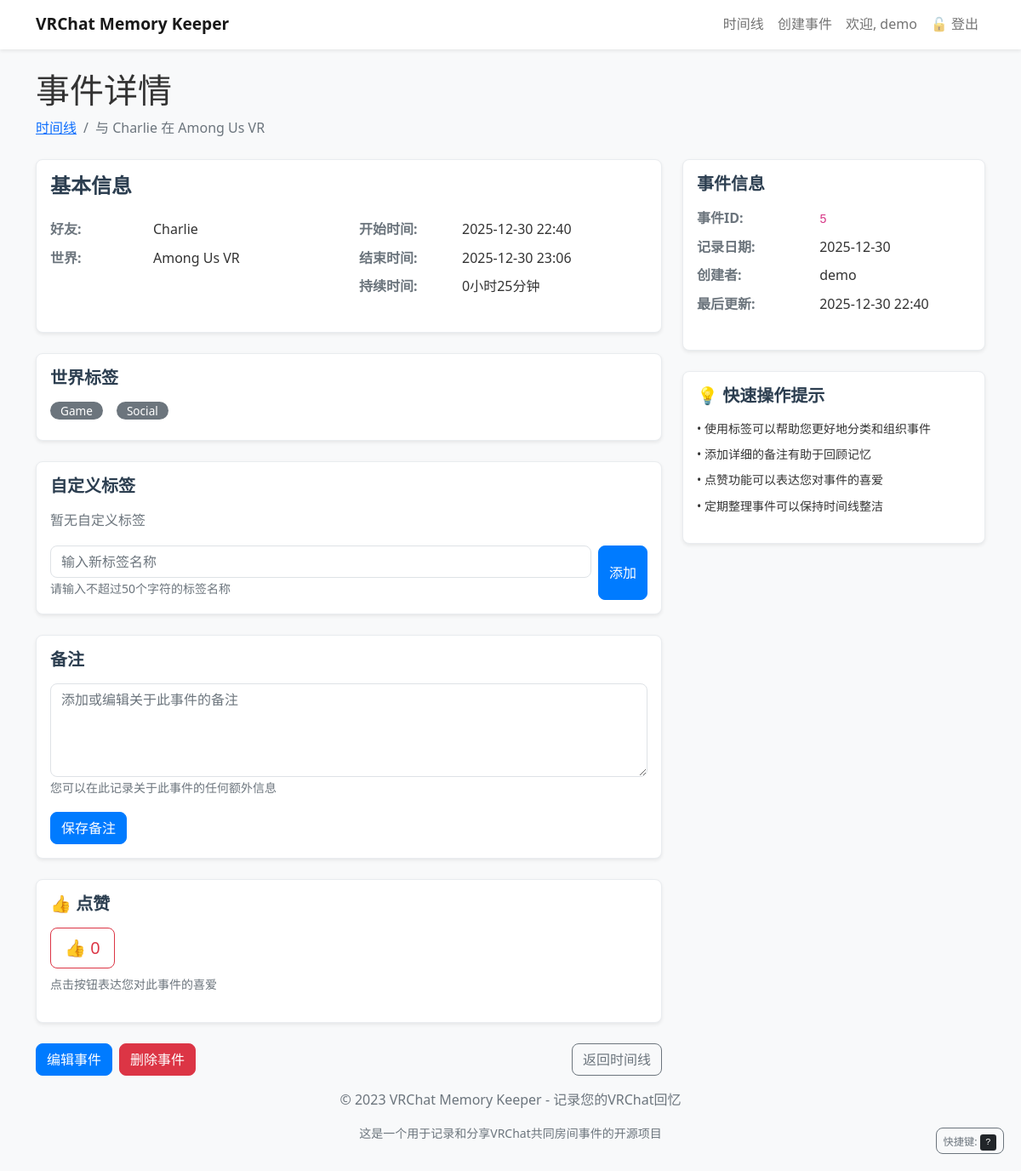
The page /event/5 (signed in) on the database as committed earlier.
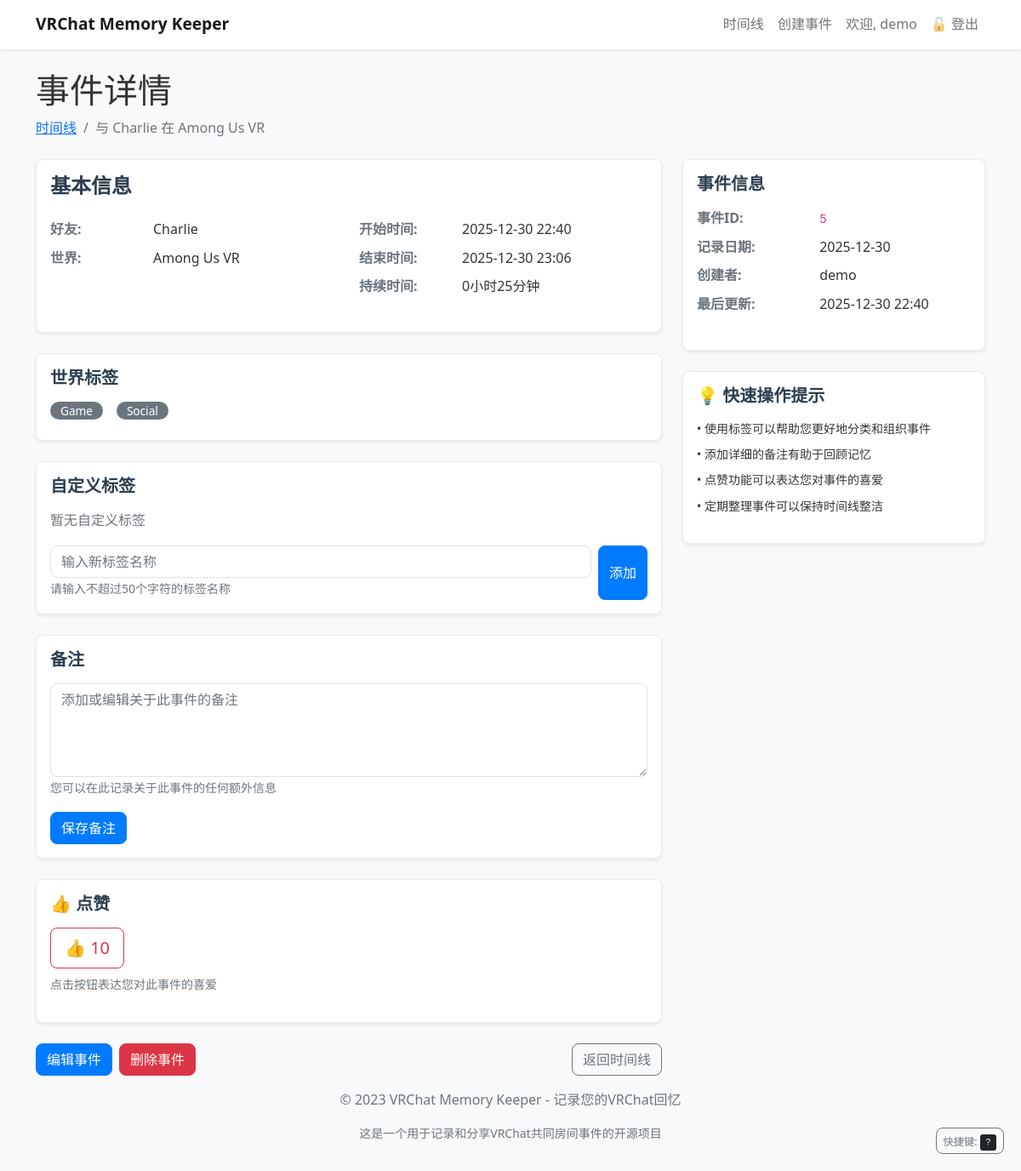
The same page on the database as committed later.
### app.py (models this page shows)
class User(UserMixin, db.Model):
    id = db.Column(db.Integer, primary_key=True)
    username = db.Column(db.String(80), unique=True, nullable=False)
    password_hash = db.Column(db.String(120), nullable=False)
    events = db.relationship('SharedEvent', backref='user', lazy=True)

class SharedEvent(db.Model):
    id = db.Column(db.Integer, primary_key=True)
    user_id = db.Column(db.Integer, db.ForeignKey('user.id'), nullable=False)
    world_id = db.Column(db.Integer, db.ForeignKey('world.id'), nullable=False)
    friend_name = db.Column(db.String(80), nullable=False)
    start_time = db.Column(db.DateTime, nullable=False)
    end_time = db.Column(db.DateTime)
    duration = db.Column(db.Integer)  # 持续时间（秒）
    notes = db.Column(db.Text, nullable=True)  # 事件备注
    likes = db.Column(db.Integer, default=0)  # 点赞数
    custom_tags = db.relationship(
        'EventTag',
        backref='event',
        lazy=True,  # 懒加载
        cascade='all, delete-orphan'  # 级联删除
    )

class World(db.Model):
    id = db.Column(db.Integer, primary_key=True)
    world_name = db.Column(db.String(200), nullable=False)
    world_id = db.Column(db.String(100), unique=True)
    tags = db.Column(db.Text)  # 以逗号分隔的标签字符串
    events = db.relationship('SharedEvent', backref='world', lazy=True)

### app.py (the view)
@app.route('/event/<int:event_id>')
@login_required
def event_detail(event_id):
    event = SharedEvent.query.get_or_404(event_id)
    return render_template('event_detail.html', event=event)

### app.py (called while the page is built)
@login_manager.user_loader
def load_user(user_id):
    return User.query.get(int(user_id))

@app.before_request
def before_request():
    global _db_initialized
    if not _db_initialized:
        init_db()
        _db_initialized = True

### templates/event_detail.html (shortened to what this page needs)
{% extends 'base.html' %}
{% block content %}
    <article class="event-detail" role="article" aria-label="事件详情">
        <header class="page-header mb-4" role="banner">
            <h1 class="mb-2">事件详情</h1>
            <nav aria-label="面包屑导航" class="breadcrumb-nav">
                <ol class="breadcrumb">
                    <li class="breadcrumb-item"><a href="{{ url_for('index') }}">时间线</a></li>
                    <li class="breadcrumb-item active" aria-current="page">
                        与 {{ event.friend_name }} 在 {{ event.world.world_name }}
                    </li>
                </ol>
            </nav>
        </header>
        <div class="row">
            <div class="col-lg-8">
                <section class="card shadow-sm mb-4" role="region" aria-labelledby="basic-info-heading">
                    <div class="card-body">
                        <h2 id="basic-info-heading" class="card-title h4 mb-4">基本信息</h2>
                        <div class="row">
                            <div class="col-md-6">
                                <dl class="row">
                                    <dt class="col-sm-4 text-muted">好友:</dt>
                                    <dd class="col-sm-8">{{ event.friend_name }}</dd>
                                    <dt class="col-sm-4 text-muted">世界:</dt>
                                    <dd class="col-sm-8">{{ event.world.world_name }}</dd>
                                </dl>
                            </div>
                            <div class="col-md-6">
                                <dl class="row">
                                    <dt class="col-sm-4 text-muted">开始时间:</dt>
                                    <dd class="col-sm-8">
                                        <time datetime="{{ event.start_time.isoformat() }}">
                                            {{ event.start_time.strftime('%Y-%m-%d %H:%M') }}
                                        </time>
                                    </dd>
                                    <dt class="col-sm-4 text-muted">结束时间:</dt>
                                    <dd class="col-sm-8">
                                        <time datetime="{{ event.end_time.isoformat() }}">
                                            {{ event.end_time.strftime('%Y-%m-%d %H:%M') }}
                                        </time>
                                    </dd>
                                    <dt class="col-sm-4 text-muted">持续时间:</dt>
                                    <dd class="col-sm-8">
                                        {{ (event.duration // 3600) }}小时{{ (event.duration % 3600) // 60 }}分钟
                                    </dd>
                                </dl>
                            </div>
                        </div>
                    </div>
                </section>
                <section class="card shadow-sm mb-4" role="region" aria-labelledby="world-tags-heading">
                    <div class="card-body">
                        <h2 id="world-tags-heading" class="card-title h5 mb-3">世界标签</h2>
                        <div class="d-flex flex-wrap gap-2" role="list" aria-label="世界标签列表">
                            {% if event.world.tags %}
                                {% for tag in event.world.tags.split(',') %}
                                    <span class="badge bg-secondary tag" role="listitem"
                                          aria-label="世界标签：{{ tag.strip() }}">
                                        {{ tag.strip() }}
                                    </span>
                                {% endfor %}
                            {% else %}
                                <span class="text-muted" aria-live="polite">暂无世界标签</span>
                            {% endif %}
                        </div>
                    </div>
                </section>
                <section class="card shadow-sm mb-4" role="region" aria-labelledby="custom-tags-heading">
                    <div class="card-body">
                        <h2 id="custom-tags-heading" class="card-title h5 mb-3">自定义标签</h2>
                        <div class="d-flex flex-wrap gap-2 mb-3" role="list" aria-label="自定义标签列表">
                            {% if event.custom_tags %}
                                {% for tag in event.custom_tags %}
                                    <span class="badge bg-primary tag" role="listitem"
                                          aria-label="自定义标签：{{ tag.tag_name }}">
                                        {{ tag.tag_name }}
                                    </span>
                                {% endfor %}
                            {% else %}
                                <span class="text-muted" aria-live="polite">暂无自定义标签</span>
                            {% endif %}
                        </div>
                        <form method="POST" action="{{ url_for('add_tag', event_id=event.id) }}"
                              class="d-flex gap-2" role="form" aria-label="添加自定义标签">
                            <div class="flex-grow-1">
                                <input type="text" id="tag-input" name="tag_name"
                                       class="form-control"
                                       placeholder="输入新标签名称"
                                       aria-describedby="tag-help"
                                       maxlength="50"
                                       autocomplete="off">
                                <small id="tag-help" class="form-text text-muted">
                                    请输入不超过50个字符的标签名称
                                </small>
                            </div>
                            <button type="submit" class="btn btn-primary" aria-label="添加标签">
                                添加
                            </button>
                        </form>
                    </div>
                </section>
                <section class="card shadow-sm mb-4" role="region" aria-labelledby="notes-heading">
                    <div class="card-body">
                        <h2 id="notes-heading" class="card-title h5 mb-3">备注</h2>
                        <form method="POST" action="{{ url_for('update_notes', event_id=event.id) }}"
                              role="form" aria-label="编辑备注">
                            <div class="mb-3">
                                <textarea id="notes-textarea" name="notes" rows="4"
                                          class="form-control"
                                          placeholder="添加或编辑关于此事件的备注"
                                          aria-describedby="notes-help"
                                          autocomplete="off">{{ event.notes or '' }}</textarea>
                                <small id="notes-help" class="form-text text-muted">
                                    您可以在此记录关于此事件的任何额外信息
                                </small>
                            </div>
                            <button type="submit" class="btn btn-primary" aria-label="保存备注">
                                保存备注
                            </button>
                        </form>
                    </div>
                </section>
                <section class="card shadow-sm mb-4" role="region" aria-labelledby="likes-heading">
                    <div class="card-body">
                        <h2 id="likes-heading" class="card-title h5 mb-3">👍 点赞</h2>
                        <button class="like-btn btn btn-outline-danger btn-lg"
                                data-event-id="{{ event.id }}"
                                aria-label="为事件点赞，当前点赞数：{{ event.likes or 0 }}"
                                aria-live="polite">
                            👍 <span class="like-count">{{ event.likes or 0 }}</span>
                        </button>
                        <p class="text-muted mt-2 small">
                            点击按钮表达您对此事件的喜爱
                        </p>
                    </div>
                </section>
                <section class="event-actions mt-4" role="region" aria-labelledby="actions-heading">
                    <div class="d-flex gap-2" role="toolbar" aria-label="事件操作工具栏">
                        <a href="{{ url_for('edit_event', event_id=event.id) }}"
                           class="btn btn-primary" role="button"
                           aria-label="编辑此事件">
                            编辑事件
                        </a>
                        <form method="POST" action="{{ url_for('delete_event', event_id=event.id) }}"
                              onsubmit="return confirm('确定要删除这个事件吗？此操作不可恢复。');">
                            <button type="submit" class="btn btn-danger" role="button"
                                    aria-label="删除此事件（此操作不可恢复）">
                                删除事件
                            </button>
                        </form>
                        <a href="{{ url_for('index') }}" class="btn btn-outline-secondary ms-auto" role="button"
                           aria-label="返回时间线列表">
                            返回时间线
                        </a>
                    </div>
                </section>
            </div>
            <aside class="col-lg-4" role="complementary" aria-label="事件相关信息">
                <div class="card shadow-sm mb-4">
                    <div class="card-body">
                        <h3 class="card-title h5 mb-3">事件信息</h3>
                        <dl class="row">
                            <dt class="col-sm-5 text-muted">事件ID:</dt>
                            <dd class="col-sm-7">
                                <code>{{ event.id }}</code>
                            </dd>
                            <dt class="col-sm-5 text-muted">记录日期:</dt>
                            <dd class="col-sm-7">
                                <time datetime="{{ event.start_time.isoformat() }}">
                                    {{ event.start_time.strftime('%Y-%m-%d') }}
                                </time>
                            </dd>
                            <dt class="col-sm-5 text-muted">创建者:</dt>
                            <dd class="col-sm-7">{{ event.user.username }}</dd>
                            <dt class="col-sm-5 text-muted">最后更新:</dt>
                            <dd class="col-sm-7">
                                <time datetime="{{ event.start_time.isoformat() }}">
                                    {{ event.start_time.strftime('%Y-%m-%d %H:%M') }}
                                </time>
                            </dd>
                        </dl>
                    </div>
                </div>
                <div class="card shadow-sm">
                    <div class="card-body">
                        <h3 class="card-title h5 mb-3">💡 快速操作提示</h3>
                        <ul class="list-unstyled small">
                            <li class="mb-2">• 使用标签可以帮助您更好地分类和组织事件</li>
                            <li class="mb-2">• 添加详细的备注有助于回顾记忆</li>
                            <li class="mb-2">• 点赞功能可以表达您对事件的喜爱</li>
                            <li>• 定期整理事件可以保持时间线整洁</li>
                        </ul>
                    </div>
                </div>
            </aside>
        </div>
    </article>
{% endblock %}

### templates/base.html (shortened to what this page needs)
<!DOCTYPE html>
<html lang="zh-CN">
<head>
    <link href="https://cdn.jsdelivr.net/npm/bootstrap@5.1.3/dist/css/bootstrap.min.css" rel="stylesheet">
    <link href="{{ url_for('static', filename='css/main.css') }}" rel="stylesheet">
</head>
<body>
    <header role="banner">
        <nav class="navbar navbar-expand-lg navbar-light bg-white shadow-sm" role="navigation" aria-label="主导航">
            <div class="container">
                <a class="navbar-brand" href="{{ url_for('index') }}" aria-label="VRChat记忆记录器首页">
                    VRChat Memory Keeper
                </a>
                <div class="collapse navbar-collapse" id="navbarNav">
                    <div class="navbar-nav ms-auto" role="menubar">
                        {% if current_user.is_authenticated %}
                            <a class="nav-link" href="{{ url_for('index') }}" role="menuitem" aria-label="查看时间线">
                                时间线
                            </a>
                            <a class="nav-link" href="{{ url_for('create_event') }}" role="menuitem" aria-label="创建新事件">
                                创建事件
                            </a>
                            <span class="nav-link" role="status" aria-label="当前用户">
                                欢迎, {{ current_user.username }}
                            </span>
                            <a class="nav-link" href="{{ url_for('logout') }}" role="menuitem" aria-label="退出登录">
                                🔓 登出
                            </a>
                        {% endif %}
                    </div>
                </div>
            </div>
        </nav>
    </header>
    <main class="main-content" role="main">
        <div class="container mt-4">
            {% block content %}{% endblock %}
        </div>
    </main>
    <footer class="footer mt-auto py-3 bg-light" role="contentinfo">
        <div class="container">
            <div class="text-center text-muted">
                <p>© 2023 VRChat Memory Keeper - 记录您的VRChat回忆</p>
                <p class="small">这是一个用于记录和分享VRChat共同房间事件的开源项目</p>
            </div>
        </div>
    </footer>
</body>
</html>

### static/css/main.css (style rules this page uses)
body { font-family: 'Segoe UI', Tahoma, Geneva, Verdana, sans-serif; background-color: #f8f9fa; color: #333; line-height: 1.6; }
.navbar { box-shadow: 0 2px 4px rgba(0,0,0,0.1); }
.navbar-brand { font-weight: 600; font-size: 1.2rem; }
.card-title { font-weight: 600; color: #2c3e50; margin-bottom: 0.5rem; }
.tag { margin-right: 0.5rem; margin-bottom: 0.5rem; border-radius: 12px; padding: 0.25rem 0.75rem; font-size: 0.85rem; font-weight: 500; }
.btn { border-radius: 8px; font-weight: 500; transition: all 0.2s; }
.btn-primary { background-color: #007bff; border-color: #007bff; }
.like-btn { transition: all 0.3s ease; }
.form-control { border-radius: 8px; border: 1px solid #dee2e6; transition: border-color 0.2s, box-shadow 0.2s; }
.card { border: 1px solid #e9ecef; border-radius: 8px; }

Rows that differ between the two databases and show on the page:
changed SharedEvent "Charlie": likes "0" → "10"
